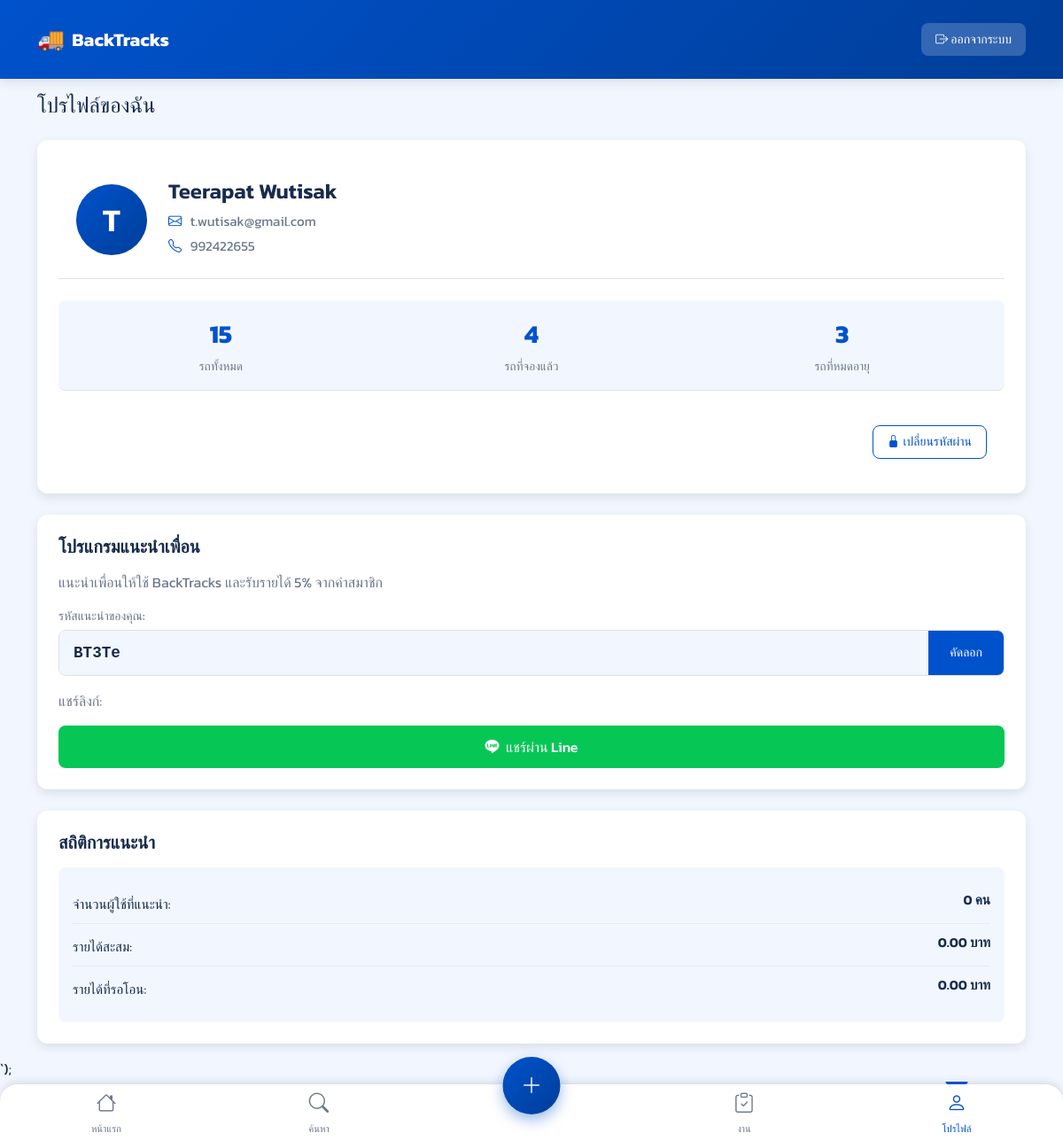
The page /profile (signed in) on the database its author committed.
### app.py (models this page shows)
class User(UserMixin, db.Model):
    id = db.Column(db.Integer, primary_key=True)
    email = db.Column(db.String(120), unique=True, nullable=False)
    phone = db.Column(db.String(10), unique=True, nullable=False)
    password = db.Column(db.String(120), nullable=False)
    name = db.Column(db.String(120), nullable=True)
    is_admin = db.Column(db.Boolean, default=False)
    trucks = db.relationship('Truck', backref='user', lazy=True)
    created_at = db.Column(db.DateTime, default=datetime.now)

### app.py (the view)
@app.route("/profile")
@login_required
def profile():
    total_trucks = Truck.query.filter_by(user_id=current_user.id).count()
    confirmed_trucks = Truck.query.filter_by(user_id=current_user.id, is_confirmed=True).count()
    expired_trucks = Truck.query.filter_by(user_id=current_user.id, is_expired=True).count()
    return render_template(
        "profile.html",
        user=current_user,
        stats={
            'total': total_trucks,
            'confirmed': confirmed_trucks,
            'expired': expired_trucks
        }
    )

### app.py (called while the page is built)
@login_manager.user_loader
def load_user(user_id):
    return db.session.get(User, int(user_id))

@app.context_processor
def utility_processor():
    return {
        'is_bangkok_area': is_bangkok_area
    }

### templates/profile.html (shortened to what this page needs)
{% extends "base.html" %}
{% block content %}
<div class="container">
    <h1 class="h4 mb-4">โปรไฟล์ของฉัน</h1>
    <div class="profile-card">
        <div class="profile-header">
            <div class="profile-avatar">
                <div class="avatar-circle">
                    <span>{{ user.name[0] | upper }}</span>
                </div>
            </div>
            <div class="profile-info">
                <h2>{{ user.name }}</h2>
                <p class="profile-email">
                    <i class="bi bi-envelope"></i> {{ user.email }}
                </p>
                <p class="profile-phone">
                    <i class="bi bi-telephone"></i> {{ user.phone }}
                </p>
            </div>
        </div>
        <div class="profile-stats">
            <div class="stat-item">
                <span class="stat-value">{{ stats.total }}</span>
                <span class="stat-label">รถทั้งหมด</span>
            </div>
            <div class="stat-item">
                <span class="stat-value">{{ stats.confirmed }}</span>
                <span class="stat-label">รถที่จองแล้ว</span>
            </div>
            <div class="stat-item">
                <span class="stat-value">{{ stats.expired }}</span>
                <span class="stat-label">รถที่หมดอายุ</span>
            </div>
        </div>
        <div class="profile-actions">
            <a href="{{ url_for('change_password') }}" class="btn btn-outline btn-sm">
                <i class="bi bi-lock-fill me-1"></i> เปลี่ยนรหัสผ่าน
            </a>
        </div>
    </div>
    <div class="affiliate-card mt-4">
        <h3 class="h5 mb-3">โปรแกรมแนะนำเพื่อน</h3>
        <p>แนะนำเพื่อนให้ใช้ BackTracks และรับรายได้ 5% จากค่าสมาชิก</p>
        <div class="referral-code mt-3">
            <p class="referral-label">รหัสแนะนำของคุณ:</p>
            <div class="referral-box">
                <span class="referral-text">BT{{ user.id }}{{ user.name|truncate(2, True, '') }}</span>
                <button class="referral-copy" onclick="copyReferralCode()">คัดลอก</button>
            </div>
        </div>
        <div class="referral-share mt-3">
            <p>แชร์ลิงก์:</p>
            <div class="share-buttons">
                <a href="#" class="share-btn line w-100" onclick="shareToLine()">
                    <i class="bi bi-line me-1"></i> แชร์ผ่าน Line
                </a>
            </div>
        </div>
    </div>
    <div class="affiliate-stats mt-4">
        <h3 class="h5 mb-3">สถิติการแนะนำ</h3>
        <div class="stats-container">
            <div class="stat-row">
                <div class="stat-label">จำนวนผู้ใช้ที่แนะนำ:</div>
                <div class="stat-value">0 คน</div>
            </div>
            <div class="stat-row">
                <div class="stat-label">รายได้สะสม:</div>
                <div class="stat-value">0.00 บาท</div>
            </div>
            <div class="stat-row">
                <div class="stat-label">รายได้ที่รอโอน:</div>
                <div class="stat-value">0.00 บาท</div>
            </div>
        </div>
    </div>
</div>
{% endblock %}
{% block scripts %}
    `);
{% endblock %}

### static/css/main.css (style rules this page uses)
:root { --primary: #0052CC; --secondary: #00B8D9; --success: #36B37E; --warning: #FFAB00; --danger: #FF5630; --dark: #172B4D; --gray: #6B778C; --light-gray: #DFE1E6; --white: #FFFFFF; --map-bg: #F2F7FF; }
body { margin: 0; padding: 0; background-color: #f5f5f5; color: var(--dark); min-height: 100vh; position: relative; padding-bottom: 70px; }
.btn-outline { background-color: transparent; border: 1px solid var(--primary); color: var(--primary); }
.btn-sm { padding: 6px 12px; font-size: 14px; }
.profile-card { background-color: var(--white); border-radius: 12px; overflow: hidden; box-shadow: 0 2px 4px rgba(0, 0, 0, 0.05); }
.profile-header { display: flex; padding: 20px; border-bottom: 1px solid var(--light-gray); }
.profile-avatar { margin-right: 20px; }
.avatar-circle { width: 60px; height: 60px; border-radius: 50%; background-color: var(--primary); display: flex; align-items: center; justify-content: center; color: var(--white); font-size: 24px; font-weight: 600; }
.profile-info h2 { font-size: 18px; margin: 0 0 5px 0; }
.profile-info p { color: var(--gray); margin: 0 0 5px 0; font-size: 14px; }
.profile-stats { display: flex; padding: 15px; background-color: var(--map-bg); border-bottom: 1px solid var(--light-gray); }
.stat-item { flex: 1; text-align: center; padding: 0 10px; }
.stat-value { display: block; font-size: 22px; font-weight: 600; color: var(--primary); }
.stat-label { display: block; font-size: 12px; color: var(--gray); margin-top: 5px; }
.profile-actions { padding: 15px 20px; display: flex; gap: 10px; }
.affiliate-card, .affiliate-stats { background-color: var(--white); border-radius: 12px; overflow: hidden; box-shadow: 0 2px 4px rgba(0, 0, 0, 0.05); padding: 15px 20px; }
.referral-code { margin: 15px 0; }
.referral-label { font-size: 14px; margin-bottom: 5px; color: var(--gray); }
.referral-box { display: flex; background-color: var(--map-bg); border: 1px solid var(--light-gray); border-radius: 8px; overflow: hidden; }
.referral-text { flex: 1; padding: 10px; font-weight: 600; color: var(--dark); }
.referral-copy { background-color: var(--primary); color: var(--white); border: none; padding: 0 15px; font-size: 14px; cursor: pointer; }
.share-buttons { display: flex; gap: 10px; margin-top: 10px; }
.share-btn { display: inline-block; padding: 8px 15px; border-radius: 8px; font-size: 14px; text-align: center; text-decoration: none; color: var(--white); }
.share-btn.line { background-color: #00C300; }
.stats-container { background-color: var(--map-bg); border-radius: 8px; padding: 15px; }
.stat-row { display: flex; justify-content: space-between; padding: 8px 0; border-bottom: 1px solid rgba(0, 0, 0, 0.05); }
.stat-row:last-child { border-bottom: none; }

### templates/base.html (style rules this page uses)
:root { --primary-color: #0052CC; --primary-light: #E5F0FF; --primary-dark: #003E99; --accent-color: #FF5630; --success-color: #36B37E; --warning-color: #FFAB00; --error-color: #FF5630; --text-dark: #172B4D; --text-light: #6B778C; --bg-light: #F2F7FF; --white: #FFFFFF; --shadow-sm: 0 2px 8px rgba(0, 0, 0, 0.05); --shadow-md: 0 4px 12px rgba(0, 0, 0, 0.1); --shadow-lg: 0 8px 24px rgba(0, 0, 0, 0.12); --rounded-sm: 8px; --rounded-md: 12px; --rounded-lg: 16px; }
body { font-family: 'Kanit', sans-serif; background-color: var(--bg-light); color: var(--text-dark); padding-bottom: 70px; overflow-x: hidden; min-height: 100vh; }
.btn { border-radius: var(--rounded-sm); padding: 0.65rem 1.5rem; font-weight: 500; transition: all 0.3s ease; height: 48px; display: inline-flex; align-items: center; justify-content: center; }
.btn-outline { border: 1px solid var(--primary-color); color: var(--primary-color); background-color: transparent; }
.btn-sm { height: 38px; font-size: 0.875rem; padding: 0.5rem 1rem; }

### rows shown on the page
User: name "T", name "Teerapat Wutisak", email "t.wutisak@gmail.com", phone "992422655", id "3", name "Te"

### other values the page prints
{{ stats.total }} "15"
{{ stats.confirmed }} "4"
{{ stats.expired }} "3"
